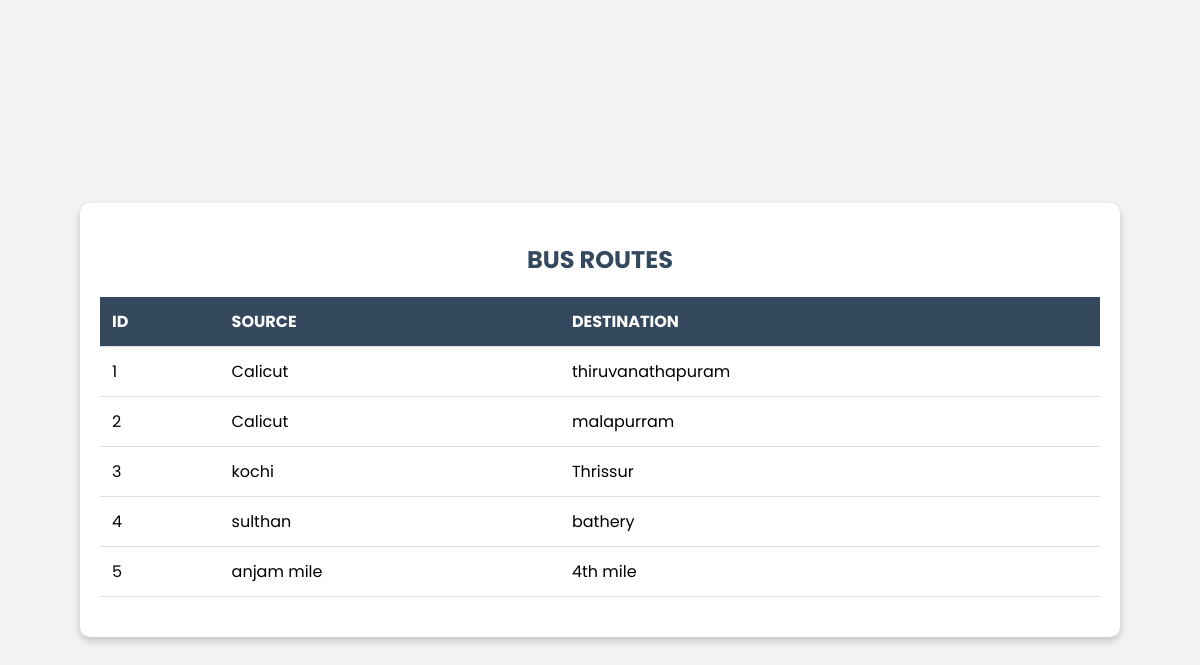
The page /viewbusroute on the database its author committed.
### myapp/models.py (models this page shows)
class busroute_model(models.Model):
    source = models.CharField(max_length=100, null=True, blank=True)
    destination = models.CharField(max_length=100, null=True, blank=True)

### myapp/views.py (the view)
# urls.py: path('viewbusroute', viewbusroute.as_view(), name='viewbusroute'),
class viewbusroute(View):
    def get(self, request):
        c=busroute_model.objects.all()
        return render(request, 'owner/viewbusroute.html', {"data":c})

### templates/owner/viewbusroute.html (shortened to what this page needs)
<!DOCTYPE html>
<html lang="en">
<head>
</head>
<body>
    <div class="table-container">
        <h2>Bus Routes</h2>
        <table>
            <thead>
                <tr>
                    <th>ID</th>
                    <th>Source</th>
                    <th>Destination</th>
                </tr>
            </thead>
            <tbody>
                {% for i in data %}
                <tr>
                    <td>{{forloop.counter}}</td>
                    <td>{{i.source}}</td>
                    <td>{{i.destination}}</td>
                </tr>
            </tbody>
            {% endfor %}
        </table>
    </div>
</body>
</html>

### templates/owner/viewbusroute.html (style rules this page uses)
body { font-family: 'Poppins', sans-serif; margin: 0; padding: 20px; display: flex; justify-content: center; align-items: center; min-height: 100vh; background: #f4f4f4; color: black; }
.table-container { width: 90%; max-width: 1000px; background: white; color: black; border-radius: 10px; padding: 20px; box-shadow: 0 4px 10px rgba(0, 0, 0, 0.2); text-align: center; }
h2 { margin-bottom: 20px; color: #34495E; text-transform: uppercase; }
table { width: 100%; border-collapse: collapse; margin-bottom: 20px; }
th, td { padding: 12px; text-align: left; border-bottom: 1px solid #ddd; }
th { background-color: #34495E; color: white; text-transform: uppercase; }

### rows shown on the page
busroute_model: source "Calicut", destination "thiruvanathapuram"
busroute_model: source "Calicut", destination "malapurram"
busroute_model: source "kochi", destination "Thrissur"
busroute_model: source "sulthan", destination "bathery"
busroute_model: source "anjam mile", destination "4th mile"
